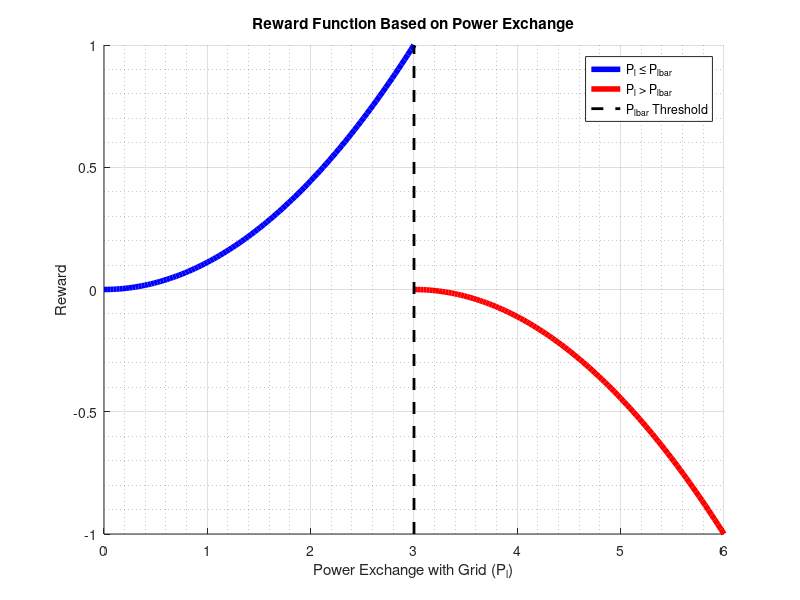

Write the MATLAB code that produced this figure.
% Parameters
n_agents = 4;
P_l_bar = 3.0;
beta = 1;
delta = 0.01;

% Simulated gamma vectors
last_gamma = rand(1, n_agents + 1);
prev_gamma = rand(1, n_agents + 1);

% Gamma variation penalty
gamma_delta = norm(last_gamma - prev_gamma) / ((n_agents + 1)^2);

% Power exchange values
P_l_low = linspace(0, P_l_bar, 100);         % P_l ≤ P_l_bar
P_l_high = linspace(P_l_bar, 6, 100);        % P_l > P_l_bar

% Reward computations
reward_low = (beta * (P_l_low.^2)) / P_l_bar^2; %- delta * gamma_delta;
margin_high = P_l_high - P_l_bar;
reward_high = - beta * (margin_high.^2) / P_l_bar^2; %- delta * gamma_delta;

% Plotting
figure;
hold on;

% Plot reward regions
plot(P_l_low, reward_low, 'b', 'LineWidth', 4);    % Blue for P_l <= P_l_bar
plot(P_l_high, reward_high, 'r', 'LineWidth', 4);  % Red for P_l > P_l_bar

% Vertical dotted black line at P_l_bar
yl = ylim; % get current y-limits
plot([P_l_bar P_l_bar], yl, 'k--', 'LineWidth', 2);  % Dotted vertical line

% Styling
grid on;
grid minor;
xlabel('Power Exchange with Grid (P_l)');
ylabel('Reward');
title('Reward Function Based on Power Exchange');
legend('P_l ≤ P_l_{bar}', 'P_l > P_l_{bar}', 'P_l_{bar} Threshold', 'Location', 'best');

% Axis limits (reset y-limits to avoid line clipping)
xlim([0 6]);
ylim(yl); % restore original y-limits after adding line
